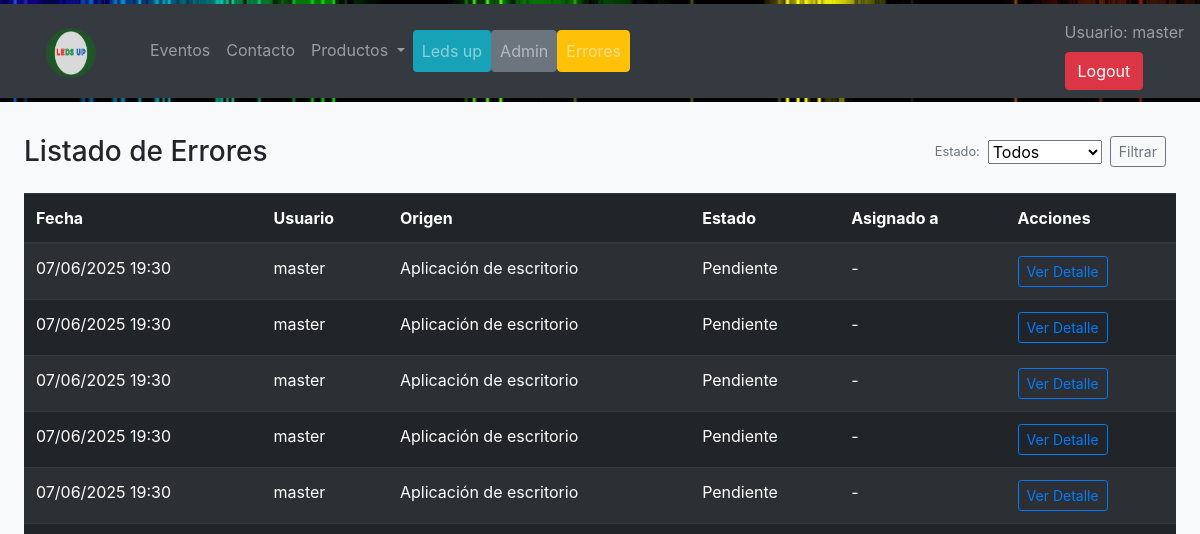
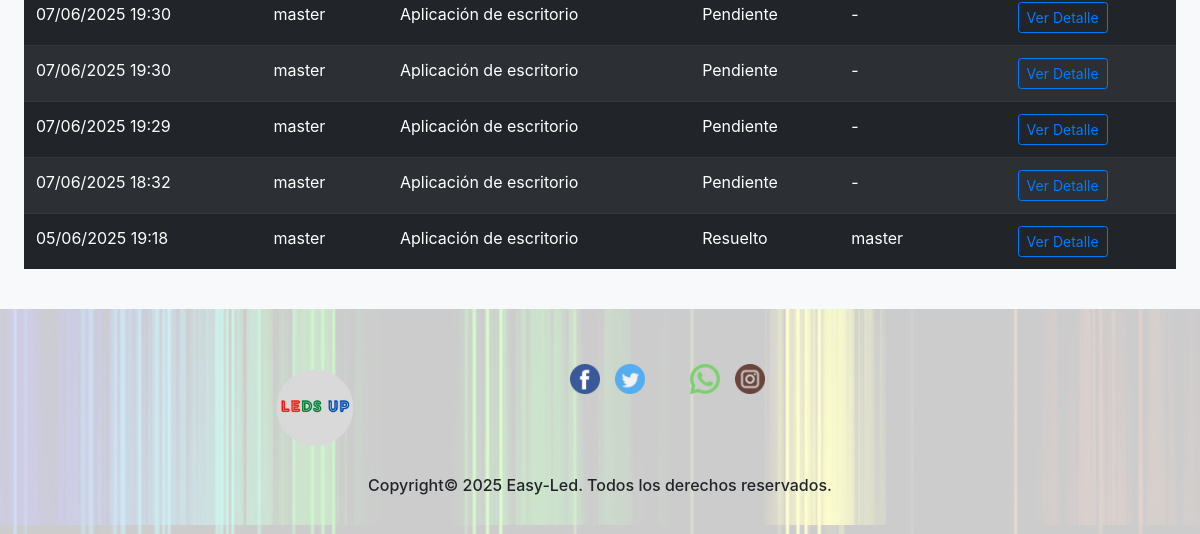
The app's page /errores/ (signed in), older data (2 pictures, top to bottom).
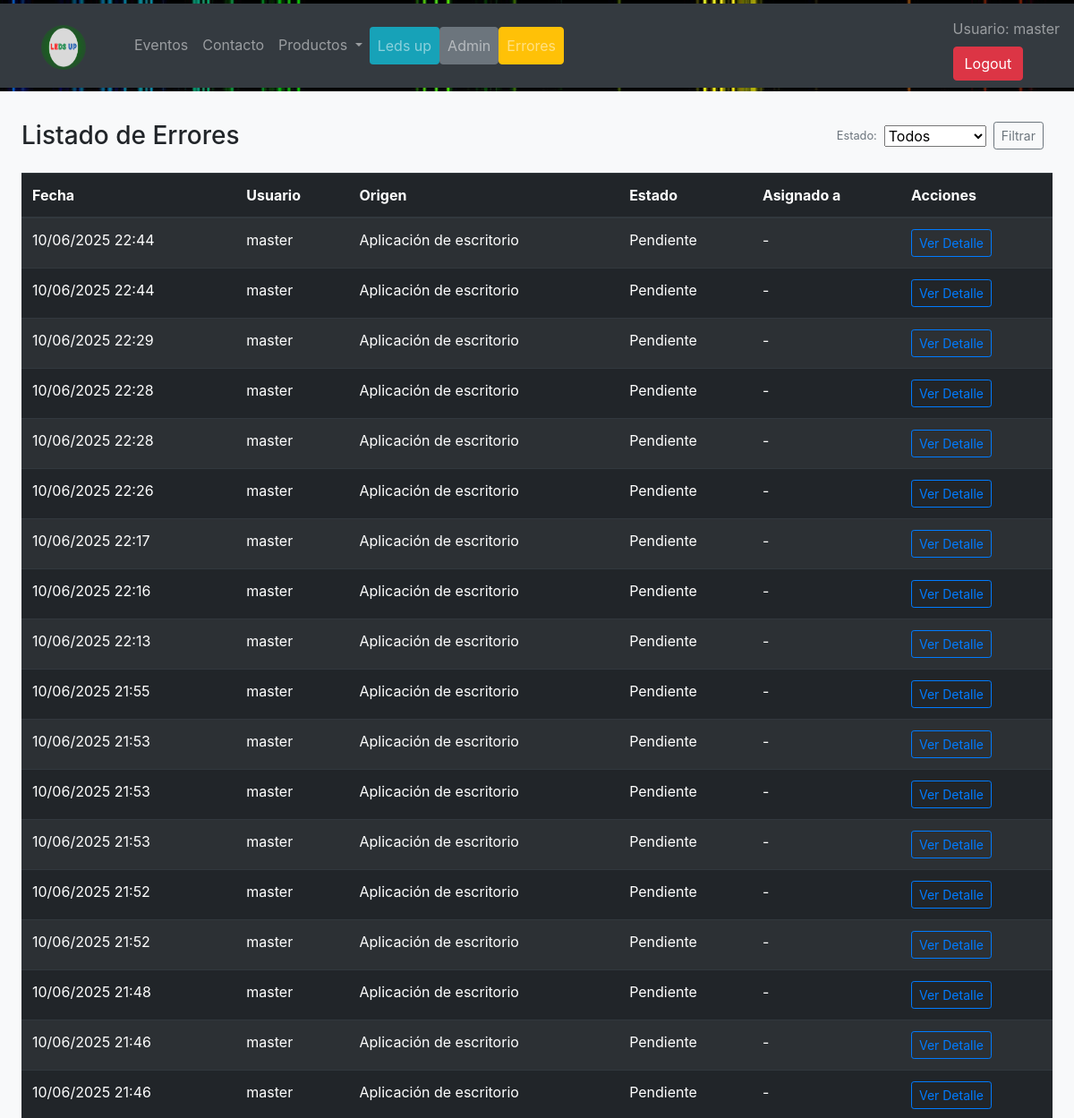
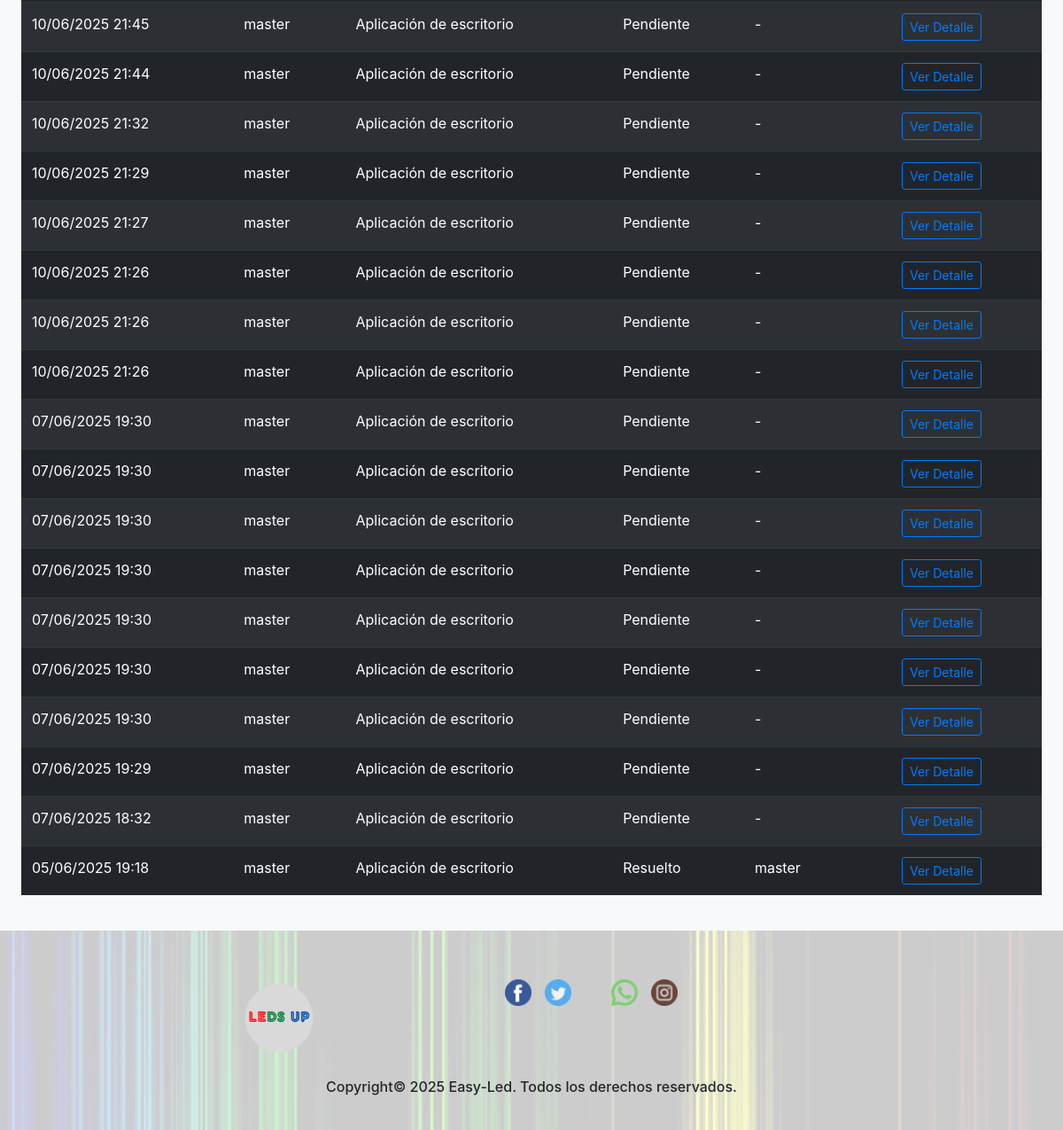
The same page, newer data (2 pictures, top to bottom).
### web/models.py (models this page shows, shortened)
class Errores(models.Model):
    class Meta:
        verbose_name = "Error"
        verbose_name_plural = "Errores"
    usuario = models.ForeignKey(User, null=True, blank=True, on_delete=models.SET_NULL)
    detalle = models.TextField()
    contexto = models.TextField(blank=True, null=True)
    fecha_creacion = models.DateTimeField(auto_now_add=True)
    asignado_a = models.ForeignKey(User, related_name='errores_asignados', null=True, blank=True,
                                   on_delete=models.SET_NULL)
    comentarios = models.TextField(blank=True, null=True)
    origen = models.CharField(max_length=50, choices=[
        ('web', 'Web'),
        ('app', 'Aplicación de escritorio'),
        ('api', 'API REST'),
        ('otro', 'Otro')
    ])
    estado = models.CharField(max_length=20, choices=[
        ('pendiente', 'Pendiente'),
        ('en_progreso', 'En progreso'),
        ('resuelto', 'Resuelto')
    ], default='pendiente')

### web/views.py (the view)
# urls.py: path('errores/', views.ErroresListView.as_view(), name='lista_errores'),
class ErroresListView(LoginRequiredMixin, generic.ListView):
    model = Errores
    template_name = 'web/lista_errores.html'
    context_object_name = 'errores'
    def get_queryset(self):
        queryset = super().get_queryset()
        estado = self.request.GET.get('estado')
        if estado:
            queryset = queryset.filter(estado=estado)
        return queryset.order_by('-fecha_creacion')
    def get_context_data(self, **kwargs):
        context = super().get_context_data(**kwargs)
        context['now'] = timezone.now()
        context['listado_tipos_productos'] = TipoProducto.objects.get_queryset()
        context['listado_productos'] = Producto.objects.get_queryset()
        context['estado_actual'] = self.request.GET.get('estado', '')
        context['opciones_estado'] = Errores._meta.get_field('estado').choices
        return context

### ledsup/context_processors.py (called while the page is built)
def estado_conectado(request):
    if request.user.is_authenticated:
        try:
            conectado = UserConnectionStatus.objects.get(user=request.user).connected
        except UserConnectionStatus.DoesNotExist:
            conectado = False
    else:
        conectado = False
    return {"estado_conectado": conectado}

### web/context_processors.py (called while the page is built)
def get_current_year_to_context(request):
    current_datetime = datetime.datetime.now()
    return {
        'current_year': current_datetime.year
    }

### web/templates/web/lista_errores.html (shortened to what this page needs)
{% extends "web/base_generic.html" %}
{% block content %}
    <div class="container-fluid bg-light py-4 px-4">
        <div class="d-flex justify-content-between align-items-center mb-3">
            <h3 class="mb-0">Listado de Errores</h3>
            <form method="get" class="d-flex align-items-center" style="gap: 0.5rem;">
                <label for="estado" class="form-label mb-0 me-2 text-muted small">Estado:</label>
                <select name="estado" id="estado" class="form-select form-select-sm" style="width: auto;">
                    <option value="">Todos</option>
                </select>
                <button type="submit" class="btn btn-outline-secondary btn-sm">Filtrar</button>
            </form>
        </div>
        <div class="table-responsive">
            <table class="table table-dark table-striped align-middle">
                <thead>
                <tr>
                    <th>Fecha</th>
                    <th>Usuario</th>
                    <th>Origen</th>
                    <th>Estado</th>
                    <th>Asignado a</th>
                    <th>Acciones</th>
                </tr>
                </thead>
                <tbody>
                {% for error in errores %}
                    <tr>
                        <td>{{ error.fecha_creacion|date:"d/m/Y H:i" }}</td>
                        <td>{{ error.usuario.username|default:"-" }}</td>
                        <td>{{ error.get_origen_display }}</td>
                        <td>{{ error.get_estado_display }}</td>
                        <td>{{ error.asignado_a.username|default:"-" }}</td>
                        <td>
                            <a class="btn btn-sm btn-outline-primary" href="{% url 'web:detalle_error' error.id %}">
                                Ver Detalle
                            </a>
                        </td>
                    </tr>
                {% empty %}
                    <tr>
                        <td colspan="6" class="text-center">No hay errores registrados.</td>
                    </tr>
                {% endfor %}
                </tbody>
            </table>
        </div>
    </div>
{% endblock %}

Row changes from the older to the newer data that the page shows:
added Errores: fecha_creacion "10/06/2025 22:44", usuario.username "master", origen "Aplicación de escritorio", estado "Pendiente", asignado_a.username "-"
added Errores: fecha_creacion "10/06/2025 22:44", usuario.username "master", origen "Aplicación de escritorio", estado "Pendiente", asignado_a.username "-"
added Errores: fecha_creacion "10/06/2025 22:29", usuario.username "master", origen "Aplicación de escritorio", estado "Pendiente", asignado_a.username "-"
added Errores: fecha_creacion "10/06/2025 22:28", usuario.username "master", origen "Aplicación de escritorio", estado "Pendiente", asignado_a.username "-"
added Errores: fecha_creacion "10/06/2025 22:28", usuario.username "master", origen "Aplicación de escritorio", estado "Pendiente", asignado_a.username "-"
added Errores: fecha_creacion "10/06/2025 22:26", usuario.username "master", origen "Aplicación de escritorio", estado "Pendiente", asignado_a.username "-"
added Errores: fecha_creacion "10/06/2025 22:17", usuario.username "master", origen "Aplicación de escritorio", estado "Pendiente", asignado_a.username "-"
added Errores: fecha_creacion "10/06/2025 22:16", usuario.username "master", origen "Aplicación de escritorio", estado "Pendiente", asignado_a.username "-"
added Errores: fecha_creacion "10/06/2025 22:13", usuario.username "master", origen "Aplicación de escritorio", estado "Pendiente", asignado_a.username "-"
added Errores: fecha_creacion "10/06/2025 21:55", usuario.username "master", origen "Aplicación de escritorio", estado "Pendiente", asignado_a.username "-"
added Errores: fecha_creacion "10/06/2025 21:53", usuario.username "master", origen "Aplicación de escritorio", estado "Pendiente", asignado_a.username "-"
added Errores: fecha_creacion "10/06/2025 21:53", usuario.username "master", origen "Aplicación de escritorio", estado "Pendiente", asignado_a.username "-"
added Errores: fecha_creacion "10/06/2025 21:53", usuario.username "master", origen "Aplicación de escritorio", estado "Pendiente", asignado_a.username "-"
added Errores: fecha_creacion "10/06/2025 21:52", usuario.username "master", origen "Aplicación de escritorio", estado "Pendiente", asignado_a.username "-"
added Errores: fecha_creacion "10/06/2025 21:52", usuario.username "master", origen "Aplicación de escritorio", estado "Pendiente", asignado_a.username "-"
added Errores: fecha_creacion "10/06/2025 21:48", usuario.username "master", origen "Aplicación de escritorio", estado "Pendiente", asignado_a.username "-"
added Errores: fecha_creacion "10/06/2025 21:46", usuario.username "master", origen "Aplicación de escritorio", estado "Pendiente", asignado_a.username "-"
added Errores: fecha_creacion "10/06/2025 21:46", usuario.username "master", origen "Aplicación de escritorio", estado "Pendiente", asignado_a.username "-"
added Errores: fecha_creacion "10/06/2025 21:45", usuario.username "master", origen "Aplicación de escritorio", estado "Pendiente", asignado_a.username "-"
added Errores: fecha_creacion "10/06/2025 21:44", usuario.username "master", origen "Aplicación de escritorio", estado "Pendiente", asignado_a.username "-"
added Errores: fecha_creacion "10/06/2025 21:32", usuario.username "master", origen "Aplicación de escritorio", estado "Pendiente", asignado_a.username "-"
added Errores: fecha_creacion "10/06/2025 21:29", usuario.username "master", origen "Aplicación de escritorio", estado "Pendiente", asignado_a.username "-"
added Errores: fecha_creacion "10/06/2025 21:27", usuario.username "master", origen "Aplicación de escritorio", estado "Pendiente", asignado_a.username "-"
added Errores: fecha_creacion "10/06/2025 21:26", usuario.username "master", origen "Aplicación de escritorio", estado "Pendiente", asignado_a.username "-"
added Errores: fecha_creacion "10/06/2025 21:26", usuario.username "master", origen "Aplicación de escritorio", estado "Pendiente", asignado_a.username "-"
added Errores: fecha_creacion "10/06/2025 21:26", usuario.username "master", origen "Aplicación de escritorio", estado "Pendiente", asignado_a.username "-"
